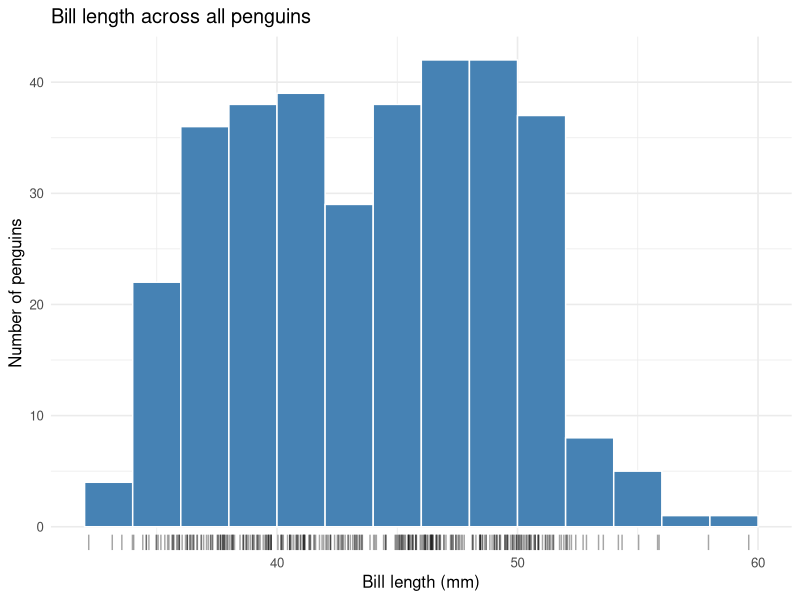
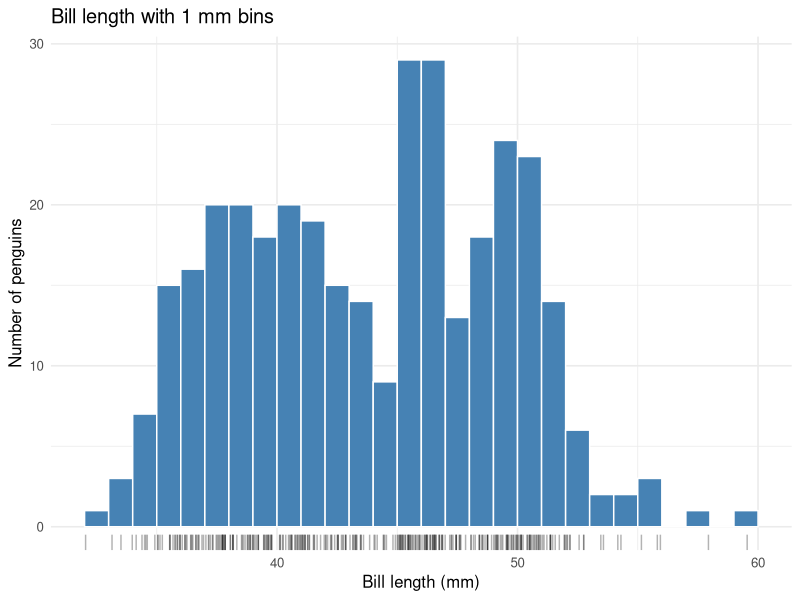
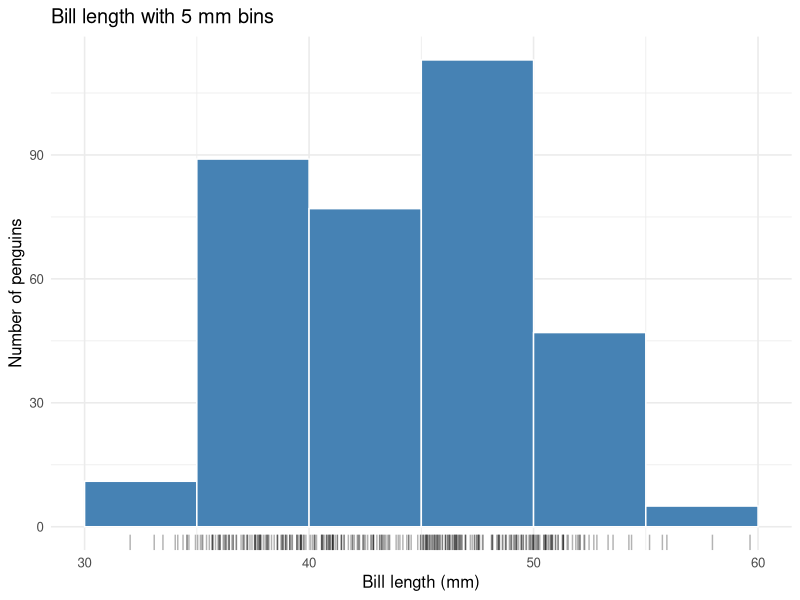
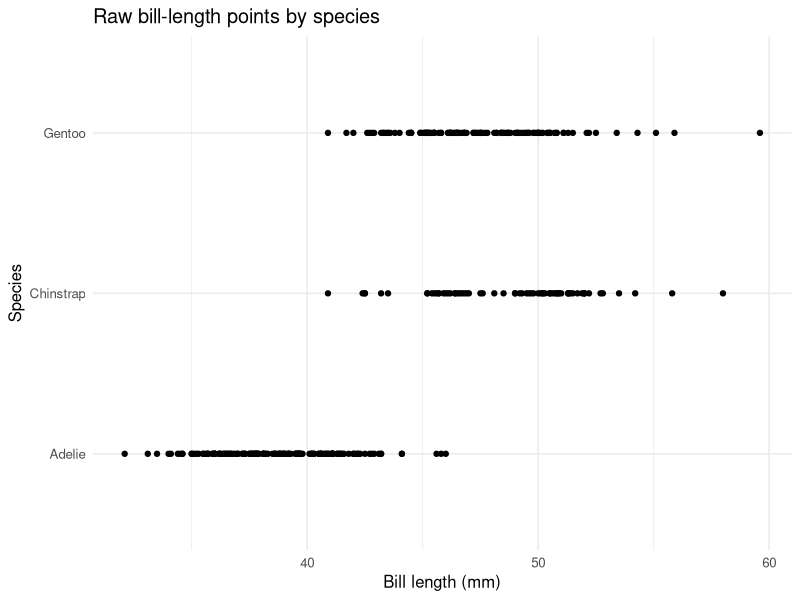
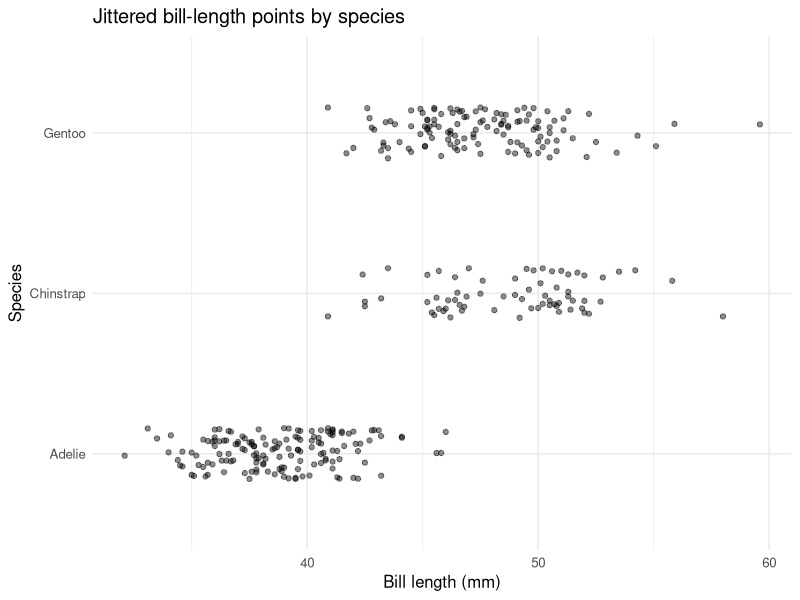
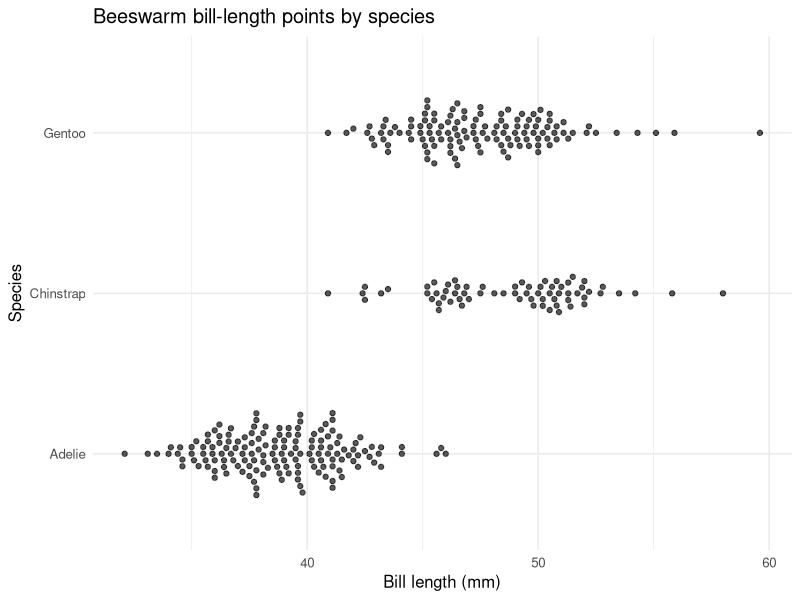
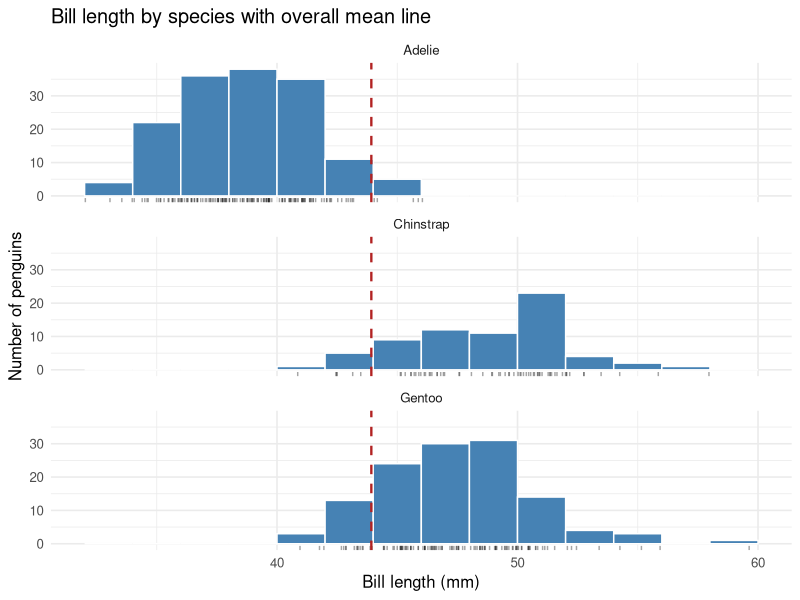
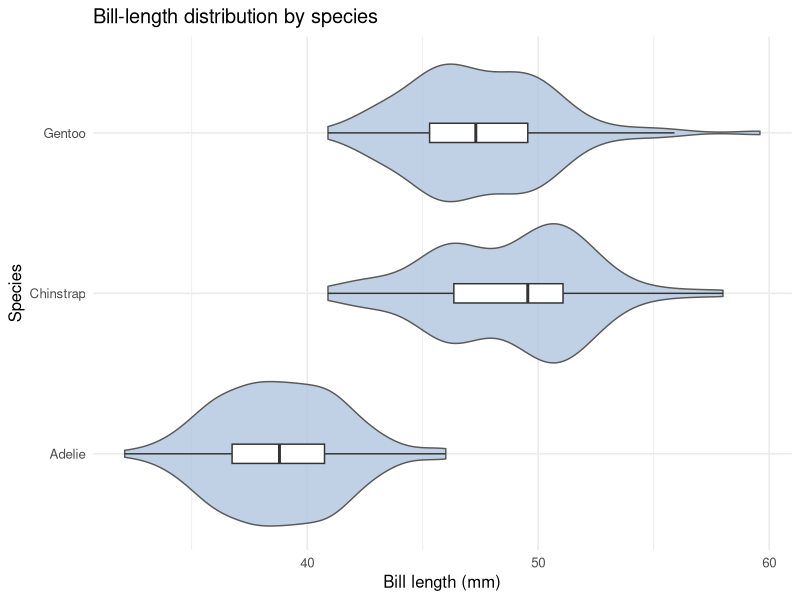

Write the R code that produced these figures, in order.
## ---- chunk 1
#| label: setup
#| message: false
#| warning: false

library(tidyverse)
library(ggbeeswarm)
library(palmerpenguins)

set.seed(3107)
theme_set(theme_minimal(base_size = 12))
## ---- chunk 2
#| label: dataset-size

penguins_size <- tibble(
  rows = nrow(penguins),
  columns = ncol(penguins)
)

penguins_size
## ---- chunk 3
#| label: inspect-raw-data

head(penguins)
tail(penguins)
glimpse(penguins)
## ---- chunk 4
#| label: create-penguins-bill

penguins_bill <- penguins |>
  transmute(
    species = species,
    bill_len = bill_length_mm,
    bill_dep = bill_depth_mm
  ) |>
  drop_na(species, bill_len, bill_dep)

tibble(cleaned_rows = nrow(penguins_bill))
## ---- chunk 5
#| label: verifier-row-count

rows_removed_check <- penguins |>
  filter(is.na(species) | is.na(bill_length_mm) | is.na(bill_depth_mm)) |>
  nrow()

tibble(
  original_rows = nrow(penguins),
  rows_removed = rows_removed_check,
  expected_cleaned_rows = nrow(penguins) - rows_removed_check,
  actual_cleaned_rows = nrow(penguins_bill),
  matches = expected_cleaned_rows == actual_cleaned_rows
)
## ---- chunk 6
#| label: bill-length-range-check

bill_len_range <- penguins_bill |>
  summarize(
    min_bill_len = min(bill_len),
    max_bill_len = max(bill_len)
  )

bill_len_range
## ---- chunk 7
#| label: plot-bill-length-histogram
#| fig-width: 7
#| fig-height: 4.5
#| fig-cap: "Data source: Gorman et al. (2014)."

ggplot(penguins_bill, aes(x = bill_len)) +
  geom_histogram(
    binwidth = 2,
    boundary = 30,
    color = "white",
    fill = "steelblue"
  ) +
  geom_rug(
    aes(y = 0),
    sides = "b",
    alpha = 0.35,
    position = position_jitter(width = 0.08, height = 0)
  ) +
  labs(
    title = "Bill length across all penguins",
    x = "Bill length (mm)",
    y = "Number of penguins"
  )
## ---- chunk 8
#| label: plot-bill-length-histogram-bin-1
#| fig-width: 7
#| fig-height: 4
#| fig-cap: "Data source: Gorman et al. (2014)."

ggplot(penguins_bill, aes(x = bill_len)) +
  geom_histogram(
    binwidth = 1,
    boundary = 30,
    color = "white",
    fill = "steelblue"
  ) +
  geom_rug(
    aes(y = 0),
    sides = "b",
    alpha = 0.30,
    position = position_jitter(width = 0.08, height = 0)
  ) +
  labs(
    title = "Bill length with 1 mm bins",
    x = "Bill length (mm)",
    y = "Number of penguins"
  )
## ---- chunk 9
#| label: plot-bill-length-histogram-bin-5
#| fig-width: 7
#| fig-height: 4
#| fig-cap: "Data source: Gorman et al. (2014)."

ggplot(penguins_bill, aes(x = bill_len)) +
  geom_histogram(
    binwidth = 5,
    boundary = 30,
    color = "white",
    fill = "steelblue"
  ) +
  geom_rug(
    aes(y = 0),
    sides = "b",
    alpha = 0.30,
    position = position_jitter(width = 0.08, height = 0)
  ) +
  labs(
    title = "Bill length with 5 mm bins",
    x = "Bill length (mm)",
    y = "Number of penguins"
  )
## ---- chunk 10
#| label: plot-bill-length-raw-point
#| fig-width: 7
#| fig-height: 4
#| fig-cap: "Data source: Gorman et al. (2014)."

ggplot(penguins_bill, aes(x = bill_len, y = species)) +
  geom_point() +
  labs(
    title = "Raw bill-length points by species",
    x = "Bill length (mm)",
    y = "Species"
  )
## ---- chunk 11
#| label: plot-bill-length-jitter
#| fig-width: 7
#| fig-height: 4
#| fig-cap: "Data source: Gorman et al. (2014)."

ggplot(penguins_bill, aes(x = bill_len, y = species)) +
  geom_jitter(width = 0, height = 0.16, alpha = 0.45) +
  labs(
    title = "Jittered bill-length points by species",
    x = "Bill length (mm)",
    y = "Species"
  )
## ---- chunk 12
#| label: plot-bill-length-beeswarm
#| fig-width: 7
#| fig-height: 4
#| fig-cap: "Data source: Gorman et al. (2014)."

ggplot(penguins_bill, aes(x = bill_len, y = species)) +
  geom_beeswarm(alpha = 0.65, cex = 1.4, priority = "ascending") +
  labs(
    title = "Beeswarm bill-length points by species",
    x = "Bill length (mm)",
    y = "Species"
  )
## ---- chunk 13
#| label: plot-bill-length-faceted-histogram
#| fig-width: 7
#| fig-height: 7
#| fig-cap: "Data source: Gorman et al. (2014)."

overall_bill_len_mean <- mean(penguins_bill$bill_len)

ggplot(penguins_bill, aes(x = bill_len)) +
  geom_histogram(
    binwidth = 2,
    boundary = 30,
    color = "white",
    fill = "steelblue"
  ) +
  geom_rug(
    aes(y = 0),
    sides = "b",
    alpha = 0.35,
    position = position_jitter(width = 0.08, height = 0)
  ) +
  geom_vline(
    xintercept = overall_bill_len_mean,
    linewidth = 0.8,
    linetype = "dashed",
    color = "firebrick"
  ) +
  facet_wrap(~species, ncol = 1) +
  labs(
    title = "Bill length by species with overall mean line",
    x = "Bill length (mm)",
    y = "Number of penguins"
  )
## ---- chunk 14
#| label: plot-bill-length-violin-box
#| fig-width: 7
#| fig-height: 4
#| fig-cap: "Data source: Gorman et al. (2014)."

ggplot(penguins_bill, aes(x = bill_len, y = species)) +
  geom_violin(fill = "lightsteelblue", color = "grey35", alpha = 0.8) +
  geom_boxplot(width = 0.12, outlier.shape = NA, fill = "white") +
  labs(
    title = "Bill-length distribution by species",
    x = "Bill length (mm)",
    y = "Species"
  )
## ---- chunk 15
#| label: plot-bill-depth-histogram
#| fig-width: 7
#| fig-height: 4.5
#| fig-cap: "Data source: Gorman et al. (2014)."

ggplot(penguins_bill, aes(x = bill_dep)) +
  geom_histogram(
    binwidth = 0.5,
    boundary = 13,
    color = "white",
    fill = "darkcyan"
  ) +
  geom_rug(
    aes(y = 0),
    sides = "b",
    alpha = 0.35,
    position = position_jitter(width = 0.03, height = 0)
  ) +
  labs(
    title = "Bill depth across all penguins",
    x = "Bill depth (mm)",
    y = "Number of penguins"
  )
## ---- chunk 16
#| label: plot-bill-depth-faceted-histogram
#| fig-width: 7
#| fig-height: 7
#| fig-cap: "Data source: Gorman et al. (2014)."

overall_bill_dep_mean <- mean(penguins_bill$bill_dep)

ggplot(penguins_bill, aes(x = bill_dep)) +
  geom_histogram(
    binwidth = 0.5,
    boundary = 13,
    color = "white",
    fill = "darkcyan"
  ) +
  geom_rug(
    aes(y = 0),
    sides = "b",
    alpha = 0.35,
    position = position_jitter(width = 0.03, height = 0)
  ) +
  geom_vline(
    xintercept = overall_bill_dep_mean,
    linewidth = 0.8,
    linetype = "dashed",
    color = "firebrick"
  ) +
  facet_wrap(~species, ncol = 1) +
  labs(
    title = "Bill depth by species with overall mean line",
    x = "Bill depth (mm)",
    y = "Number of penguins"
  )
## ---- chunk 17
#| label: verifier-species-summary

species_bill_summary <- penguins_bill |>
  summarize(
    mean_bill_len = round(mean(bill_len), 2),
    mean_bill_dep = round(mean(bill_dep), 2),
    n = n(),
    .by = species
  ) |>
  arrange(species)

species_bill_summary
## ---- chunk 18
#| label: plot-scatter-pooled-lm
#| fig-width: 7
#| fig-height: 5
#| fig-cap: "Data source: Gorman et al. (2014)."

ggplot(penguins_bill, aes(x = bill_len, y = bill_dep)) +
  geom_point(alpha = 0.55) +
  geom_smooth(method = "lm", color = "black") +
  labs(
    title = "Pooled relationship between bill length and bill depth",
    x = "Bill length (mm)",
    y = "Bill depth (mm)"
  )
## ---- chunk 19
#| label: verifier-exact-overlap-count

overlap_count_check <- penguins_bill |>
  count(bill_len, bill_dep, name = "stack_n")

overlap_summary <- overlap_count_check |>
  summarize(
    hidden_points = sum(stack_n - 1),
    max_stack = max(stack_n)
  )

overlap_summary
## ---- chunk 20
#| label: verifier-exact-overlap-distinct

hidden_points_distinct <- nrow(penguins_bill) -
  nrow(distinct(penguins_bill, bill_len, bill_dep))

tibble(
  hidden_points_from_count = overlap_summary$hidden_points,
  hidden_points_from_distinct = hidden_points_distinct,
  matches = hidden_points_from_count == hidden_points_from_distinct
)
## ---- chunk 21
#| label: plot-scatter-jittered-lm
#| fig-width: 7
#| fig-height: 5
#| fig-cap: "Data source: Gorman et al. (2014)."

ggplot(penguins_bill, aes(x = bill_len, y = bill_dep)) +
  geom_jitter(width = 0.12, height = 0.06, alpha = 0.45) +
  geom_smooth(method = "lm", color = "black") +
  labs(
    title = "Jittered pooled scatter plot",
    x = "Bill length (mm)",
    y = "Bill depth (mm)"
  )
## ---- chunk 22
#| label: plot-scatter-count-lm
#| fig-width: 7
#| fig-height: 5
#| fig-cap: "Data source: Gorman et al. (2014)."

ggplot(penguins_bill, aes(x = bill_len, y = bill_dep)) +
  geom_smooth(method = "lm", color = "black") +
  geom_count(alpha = 0.75, color = "steelblue4") +
  scale_size_area(
    max_size = 8,
    breaks = c(1, 2),
    name = "Penguins at\nsame point"
  ) +
  labs(
    title = "Count-symbol pooled scatter plot",
    x = "Bill length (mm)",
    y = "Bill depth (mm)"
  )
## ---- chunk 23
#| label: plot-scatter-grouped-species-lm
#| fig-width: 7
#| fig-height: 5
#| fig-cap: "Data source: Gorman et al. (2014)."

ggplot(penguins_bill, aes(x = bill_len, y = bill_dep, color = species)) +
  geom_count(alpha = 0.75) +
  geom_smooth(method = "lm", se = FALSE) +
  scale_size_area(
    max_size = 7,
    breaks = c(1, 2),
    name = "Penguins at\nsame point"
  ) +
  labs(
    title = "Species-specific relationship between bill length and bill depth",
    x = "Bill length (mm)",
    y = "Bill depth (mm)",
    color = "Species"
  )
## ---- chunk 24
#| label: verifier-correlation-checks

pooled_correlation <- tibble(
  group = "All species pooled",
  correlation = round(cor(penguins_bill$bill_len, penguins_bill$bill_dep), 3)
)

species_correlations <- penguins_bill |>
  summarize(
    correlation = round(cor(bill_len, bill_dep), 3),
    .by = species
  ) |>
  rename(group = species)

bind_rows(pooled_correlation, species_correlations)
